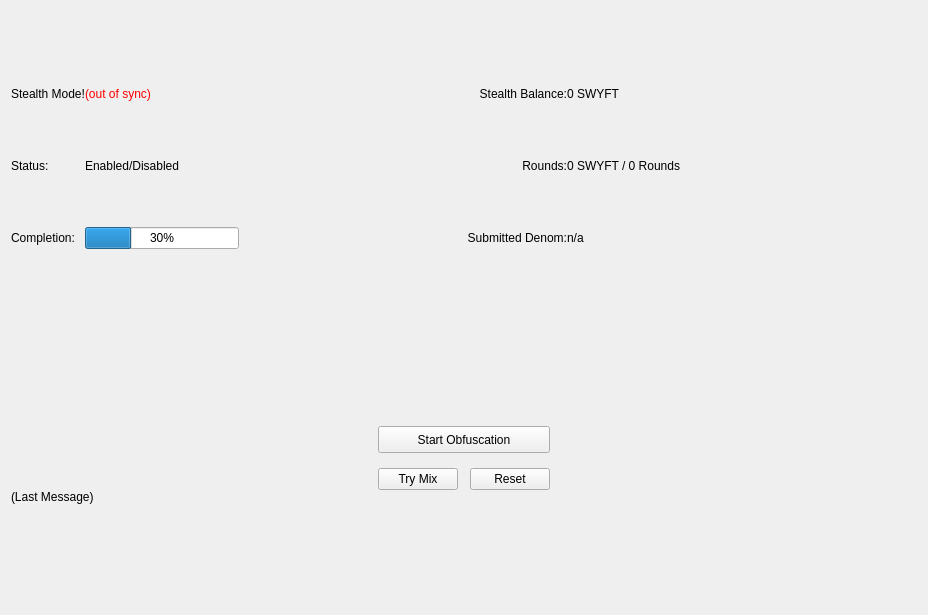
<?xml version="1.0" encoding="UTF-8"?>
<ui version="4.0">
 <class>StealthModePage</class>
 <widget class="QWidget" name="StealthModePage">
  <property name="geometry">
   <rect>
    <x>0</x>
    <y>0</y>
    <width>928</width>
    <height>615</height>
   </rect>
  </property>
  <property name="windowTitle">
   <string>Form</string>
  </property>
  <layout class="QVBoxLayout" name="verticalLayout">
   <property name="spacing">
    <number>30</number>
   </property>
   <item>
    <widget class="QLabel" name="label">
     <property name="text">
      <string/>
     </property>
     <property name="pixmap">
      <pixmap resource="../swyft.qrc">:/images/res/images/pages/ghostcoins/stealth-header.png</pixmap>
     </property>
    </widget>
   </item>
   <item>
    <widget class="QWidget" name="ObfuscationFrame" native="true">
     <layout class="QGridLayout" rowminimumheight="60,60,60">
      <property name="leftMargin">
       <number>0</number>
      </property>
      <property name="horizontalSpacing">
       <number>0</number>
      </property>
      <property name="verticalSpacing">
       <number>12</number>
      </property>
      <item row="1" column="1">
       <widget class="QLabel" name="obfuscationEnabled">
        <property name="text">
         <string>Enabled/Disabled</string>
        </property>
       </widget>
      </item>
      <item row="0" column="3">
       <widget class="QLabel" name="labelAnonymizedText">
        <property name="text">
         <string>Stealth Balance:</string>
        </property>
        <property name="alignment">
         <set>Qt::AlignRight|Qt::AlignTrailing|Qt::AlignVCenter</set>
        </property>
       </widget>
      </item>
      <item row="2" column="0">
       <widget class="QLabel" name="completionLabel">
        <property name="text">
         <string>Completion:</string>
        </property>
        <property name="alignment">
         <set>Qt::AlignLeading|Qt::AlignLeft|Qt::AlignVCenter</set>
        </property>
       </widget>
      </item>
      <item row="2" column="1">
       <widget class="QProgressBar" name="obfuscationProgress">
        <property name="maximumSize">
         <size>
          <width>154</width>
          <height>16777215</height>
         </size>
        </property>
        <property name="value">
         <number>30</number>
        </property>
       </widget>
      </item>
      <item row="0" column="0">
       <widget class="QLabel" name="stealthModeLabel">
        <property name="font">
         <font/>
        </property>
        <property name="text">
         <string>Stealth Mode!</string>
        </property>
       </widget>
      </item>
      <item row="1" column="4">
       <widget class="QLabel" name="labelAmountRounds">
        <property name="text">
         <string>0 SWYFT / 0 Rounds</string>
        </property>
       </widget>
      </item>
      <item row="0" column="4">
       <widget class="QLabel" name="labelAnonymized">
        <property name="font">
         <font/>
        </property>
        <property name="text">
         <string notr="true">0 SWYFT</string>
        </property>
       </widget>
      </item>
      <item row="1" column="3">
       <widget class="QLabel" name="roundsLabel">
        <property name="text">
         <string>Rounds:</string>
        </property>
        <property name="alignment">
         <set>Qt::AlignRight|Qt::AlignTrailing|Qt::AlignVCenter</set>
        </property>
       </widget>
      </item>
      <item row="2" column="4">
       <widget class="QLabel" name="labelSubmittedDenom">
        <property name="toolTip">
         <string>The denominations you submitted to the Masternode.&lt;br&gt;To mix, other users must submit the exact same denominations.</string>
        </property>
        <property name="text">
         <string>n/a</string>
        </property>
       </widget>
      </item>
      <item row="1" column="0">
       <widget class="QLabel" name="statusLabel">
        <property name="text">
         <string>Status:</string>
        </property>
        <property name="alignment">
         <set>Qt::AlignLeading|Qt::AlignLeft|Qt::AlignVCenter</set>
        </property>
       </widget>
      </item>
      <item row="2" column="3">
       <widget class="QLabel" name="label_16">
        <property name="text">
         <string>Submitted Denom:</string>
        </property>
        <property name="alignment">
         <set>Qt::AlignRight|Qt::AlignTrailing|Qt::AlignVCenter</set>
        </property>
       </widget>
      </item>
      <item row="0" column="1">
       <widget class="QLabel" name="labelObfuscationSyncStatus">
        <property name="toolTip">
         <string>The displayed information may be out of date. Your wallet automatically synchronizes with the Swyft network after a connection is established, but this process has not completed yet.</string>
        </property>
        <property name="styleSheet">
         <string notr="true">QLabel { color: red; }</string>
        </property>
        <property name="text">
         <string notr="true">(out of sync)</string>
        </property>
        <property name="alignment">
         <set>Qt::AlignLeading|Qt::AlignLeft|Qt::AlignVCenter</set>
        </property>
       </widget>
      </item>
      <item row="0" column="2">
       <spacer name="horizontalSpacer_5">
        <property name="orientation">
         <enum>Qt::Horizontal</enum>
        </property>
        <property name="sizeHint" stdset="0">
         <size>
          <width>40</width>
          <height>20</height>
         </size>
        </property>
       </spacer>
      </item>
      <item row="1" column="2">
       <widget class="QLabel" name="spacerLabel">
        <property name="text">
         <string/>
        </property>
       </widget>
      </item>
      <item row="2" column="5">
       <spacer name="horizontalSpacer_4">
        <property name="orientation">
         <enum>Qt::Horizontal</enum>
        </property>
        <property name="sizeHint" stdset="0">
         <size>
          <width>40</width>
          <height>20</height>
         </size>
        </property>
       </spacer>
      </item>
      <item row="1" column="5">
       <widget class="QLabel" name="spacerLabel_2">
        <property name="text">
         <string/>
        </property>
       </widget>
      </item>
     </layout>
    </widget>
   </item>
   <item>
    <widget class="QWidget" name="bottomContainer" native="true">
     <layout class="QVBoxLayout" name="verticalLayout_4">
      <property name="spacing">
       <number>0</number>
      </property>
      <property name="leftMargin">
       <number>0</number>
      </property>
      <property name="topMargin">
       <number>0</number>
      </property>
      <property name="rightMargin">
       <number>0</number>
      </property>
      <property name="bottomMargin">
       <number>0</number>
      </property>
      <item>
       <widget class="QWidget" name="widget" native="true">
        <layout class="QHBoxLayout" name="horizontalLayout_3">
         <item>
          <widget class="QLabel" name="label_2">
           <property name="text">
            <string/>
           </property>
           <property name="pixmap">
            <pixmap resource="../swyft.qrc">:/images/res/images/pages/stealthmode/exchange.png</pixmap>
           </property>
           <property name="scaledContents">
            <bool>false</bool>
           </property>
           <property name="alignment">
            <set>Qt::AlignCenter</set>
           </property>
          </widget>
         </item>
        </layout>
       </widget>
      </item>
      <item>
       <spacer name="verticalSpacer">
        <property name="orientation">
         <enum>Qt::Vertical</enum>
        </property>
        <property name="sizeHint" stdset="0">
         <size>
          <width>20</width>
          <height>40</height>
         </size>
        </property>
       </spacer>
      </item>
      <item>
       <layout class="QHBoxLayout" name="horizontalLayout">
        <property name="leftMargin">
         <number>15</number>
        </property>
        <property name="topMargin">
         <number>0</number>
        </property>
        <property name="rightMargin">
         <number>15</number>
        </property>
        <item>
         <spacer name="horizontalSpacer_2">
          <property name="orientation">
           <enum>Qt::Horizontal</enum>
          </property>
          <property name="sizeHint" stdset="0">
           <size>
            <width>40</width>
            <height>20</height>
           </size>
          </property>
         </spacer>
        </item>
        <item>
         <layout class="QVBoxLayout" name="verticalLayout_2">
          <property name="spacing">
           <number>15</number>
          </property>
          <property name="topMargin">
           <number>15</number>
          </property>
          <item>
           <widget class="QPushButton" name="toggleObfuscation">
            <property name="minimumSize">
             <size>
              <width>82</width>
              <height>27</height>
             </size>
            </property>
            <property name="text">
             <string>Start Obfuscation</string>
            </property>
           </widget>
          </item>
          <item>
           <layout class="QHBoxLayout" name="horizontalLayout_2">
            <property name="spacing">
             <number>12</number>
            </property>
            <property name="bottomMargin">
             <number>0</number>
            </property>
            <item>
             <widget class="QPushButton" name="obfuscationAuto">
              <property name="text">
               <string>Try Mix</string>
              </property>
             </widget>
            </item>
            <item>
             <widget class="QPushButton" name="obfuscationReset">
              <property name="text">
               <string>Reset</string>
              </property>
             </widget>
            </item>
           </layout>
          </item>
         </layout>
        </item>
        <item>
         <spacer name="horizontalSpacer_3">
          <property name="orientation">
           <enum>Qt::Horizontal</enum>
          </property>
          <property name="sizeHint" stdset="0">
           <size>
            <width>40</width>
            <height>20</height>
           </size>
          </property>
         </spacer>
        </item>
       </layout>
      </item>
      <item>
       <widget class="QLabel" name="obfuscationStatus">
        <property name="minimumSize">
         <size>
          <width>288</width>
          <height>43</height>
         </size>
        </property>
        <property name="text">
         <string>(Last Message)</string>
        </property>
        <property name="alignment">
         <set>Qt::AlignLeading|Qt::AlignLeft|Qt::AlignTop</set>
        </property>
        <property name="wordWrap">
         <bool>true</bool>
        </property>
       </widget>
      </item>
      <item>
       <spacer name="verticalSpacer_2">
        <property name="orientation">
         <enum>Qt::Vertical</enum>
        </property>
        <property name="sizeHint" stdset="0">
         <size>
          <width>20</width>
          <height>40</height>
         </size>
        </property>
       </spacer>
      </item>
     </layout>
    </widget>
   </item>
  </layout>
 </widget>
 <resources>
  <include location="../swyft.qrc"/>
 </resources>
 <connections/>
</ui>
